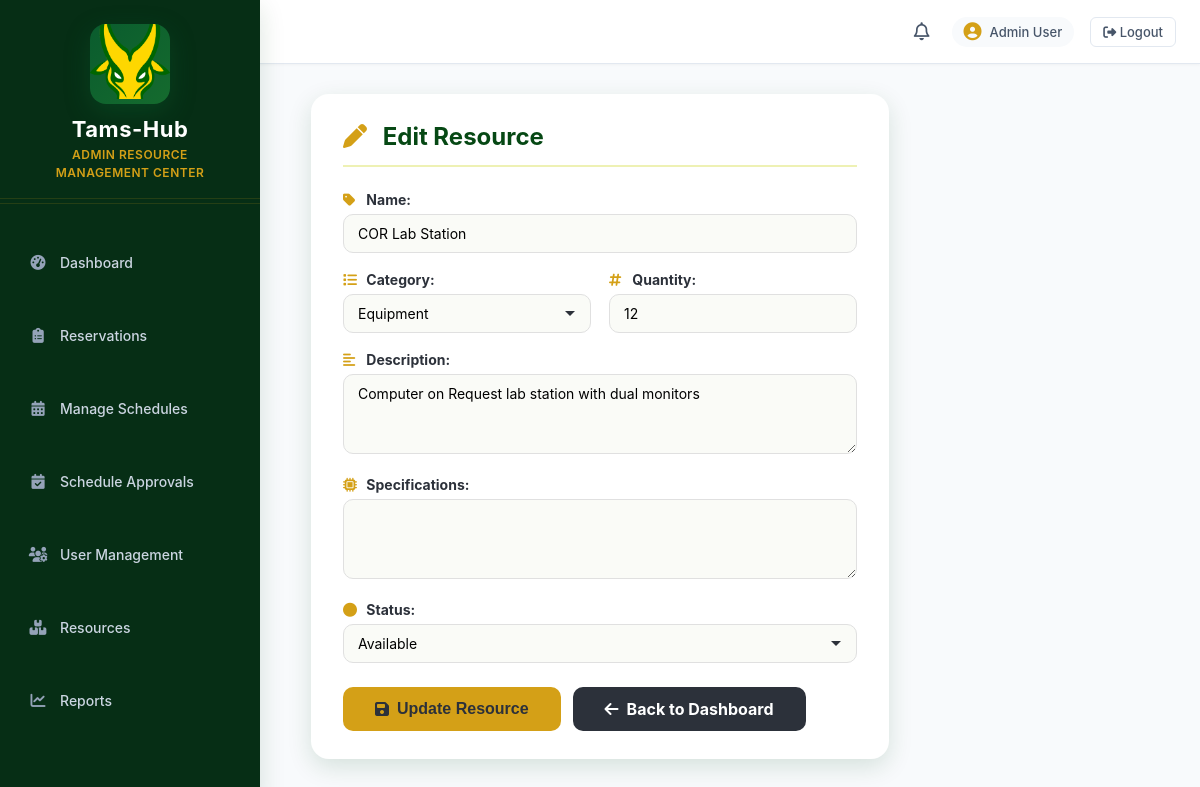
/edit_resource.php?id=5 (signed in), run on the app's committed database.
### tables this page shows
CREATE TABLE `resources` (
  `id` int(11) NOT NULL,
  `name` varchar(100) NOT NULL,
  `description` text DEFAULT NULL,
  `category` varchar(50) NOT NULL,
  `specifications` text DEFAULT NULL,
  `status` enum('Available','Reserved','Out for Repair','Unavailable') DEFAULT 'Available',
  `quantity` int(11) DEFAULT 1,
  `created_at` timestamp NOT NULL DEFAULT current_timestamp(),
  `updated_at` timestamp NOT NULL DEFAULT current_timestamp() ON UPDATE current_timestamp()
);

### edit_resource.php (the view, shortened to what this page needs)
<?php
$user_email = $_SESSION['user_email'] ?? $_SESSION['email'] ?? '';
require_once __DIR__ . '/db_connect.php';
$resource_id = isset($_GET['id']) ? (int)$_GET['id'] : 0;
$query = "SELECT * FROM resources WHERE id = ?";
$stmt = $conn->prepare($query);
$stmt->bind_param("i", $resource_id);
$stmt->execute();
$result = $stmt->get_result();
$resource = $result->fetch_assoc();
$user_query = "SELECT first_name, last_name FROM users WHERE email = ?";
$user_stmt = $conn->prepare($user_query);
$user_stmt->bind_param("s", $user_email);
$user_stmt->execute();
$user_data = $user_stmt->get_result()->fetch_assoc();
$full_name = $user_data['first_name'] . ' ' . $user_data['last_name'];
?>
<!DOCTYPE html>
<html lang="en">
<head>
    <link rel="stylesheet" href="https://cdnjs.cloudflare.com/ajax/libs/font-awesome/6.4.2/css/all.min.css" />
    <link rel="stylesheet" href="dashboardstyle_admin.css" />
</head>
<body>
<?php include __DIR__ . '/admin_sidebar.php'; ?>
<main class="content-wrapper">
    <header class="topbar">
        <button class="menu-btn" id="sidebarToggle" aria-label="Toggle sidebar"><i class="fa-solid fa-bars"></i></button>
        <div class="topbar-title">Edit Resource</div>
        <div class="topbar-right">
            <i class="fa-regular fa-bell"></i>
            <div class="user-chip"><i class="fa-solid fa-circle-user"></i><span><?php echo htmlspecialchars($full_name); ?></span></div>
            <a href="logout.php" class="logout-link"><i class="fa-solid fa-sign-out-alt"></i> Logout</a>
        </div>
    </header>
    <div class="page-content-centered">
        <div class="form-panel">
            <h2><i class="fa-solid fa-pen"></i> Edit Resource</h2>
            <form method="POST" action="edit_resource.php?id=<?php echo $resource_id; ?>">
                <div class="form-group">
                    <label for="name"><i class="fa-solid fa-tag"></i> Name:</label>
                    <input type="text" id="name" name="name" value="<?php echo htmlspecialchars($resource['name']); ?>" required>
                </div>
                <div class="form-row">
                    <div class="form-group">
                        <label for="category"><i class="fa-solid fa-list"></i> Category:</label>
                        <select id="category" name="category" required>
                            <option value="Equipment" <?php echo $resource['category'] == 'Equipment' ? 'selected' : ''; ?>>Equipment</option>
                        </select>
                    </div>
                    <div class="form-group">
                        <label for="quantity"><i class="fa-solid fa-hashtag"></i> Quantity:</label>
                        <input type="number" id="quantity" name="quantity" value="<?php echo $resource['quantity']; ?>" min="1" required>
                    </div>
                </div>
                <div class="form-group">
                    <label for="description"><i class="fa-solid fa-align-left"></i> Description:</label>
                    <textarea id="description" name="description" rows="3"><?php echo htmlspecialchars($resource['description']); ?></textarea>
                </div>
                <div class="form-group">
                    <label for="specifications"><i class="fa-solid fa-microchip"></i> Specifications:</label>
                    <textarea id="specifications" name="specifications" rows="3"><?php echo htmlspecialchars($resource['specifications']); ?></textarea>
                </div>
                <div class="form-group">
                    <label for="status"><i class="fa-solid fa-circle"></i> Status:</label>
                    <select id="status" name="status" required>
                        <option value="Available" <?php echo $resource['status'] == 'Available' ? 'selected' : ''; ?>>Available</option>
                    </select>
                </div>
                <div class="form-actions">
                    <button type="submit" class="btn-submit"><i class="fa-solid fa-floppy-disk"></i> Update Resource</button>
                    <a href="admin_dashboard.php" class="btn-back"><i class="fa-solid fa-arrow-left"></i> Back to Dashboard</a>
                </div>
            </form>
        </div>
    </div>
</main>
</body>
</html>

### edit_resource.php (style rules this page uses)
.form-panel { background: #fff; border-radius: 18px; box-shadow: 0 8px 24px rgba(4, 78, 25, 0.14); padding: 28px 32px; max-width: 700px; margin: 0 auto; }
.form-panel h2 { color: #064814; margin-top: 0; margin-bottom: 24px; border-bottom: 2px solid #eef1b4; padding-bottom: 14px; font-size: 24px; }
.form-panel h2 i { color: #d4a017; margin-right: 10px; }
.form-group { margin-bottom: 18px; }
.form-group label { display: block; font-weight: 700; color: #2c313a; margin-bottom: 6px; font-size: 14px; }
.form-group label i { color: #d4a017; width: 20px; }
.form-group input, .form-group select, .form-group textarea { width: 100%; padding: 10px 14px; border: 1px solid #e0e0e0; border-radius: 10px; font-size: 14px; transition: border-color 0.2s; background: #fafbf7; font-family: inherit; }
.form-group textarea { resize: vertical; min-height: 80px; }
.form-group select { appearance: none; background-repeat: no-repeat; background-position: right 14px center; padding-right: 40px; }
.form-row { display: grid; grid-template-columns: 1fr 1fr; gap: 18px; }
.form-actions { display: flex; gap: 12px; margin-top: 24px; flex-wrap: wrap; }
.btn-submit { background: #d4a017; color: #2c313a; border: none; padding: 12px 32px; border-radius: 10px; font-size: 16px; font-weight: 800; cursor: pointer; transition: background 0.2s; display: inline-flex; align-items: center; gap: 8px; }
.btn-back { background: #2c313a; color: #fff; border: none; padding: 12px 32px; border-radius: 10px; font-size: 16px; font-weight: 700; cursor: pointer; transition: background 0.2s; text-decoration: none; display: inline-flex; align-items: center; gap: 8px; }
.page-content-centered { display: flex; justify-content: center; align-items: flex-start; padding: 30px 20px; min-height: calc(100vh - 68px); }

### data on the page
resources: name "COR Lab Station", category "Equipment", quantity "12", description "Computer on Request lab station with dual monitors", status "Available"

### other printed values
$item['label'] "Dashboard"
$item['label'] "Reservations"
$item['label'] "Manage Schedules"
$item['label'] "Schedule Approvals"
$item['label'] "User Management"
$item['label'] "Resources"
$item['label'] "Reports"
$full_name "Admin User"
